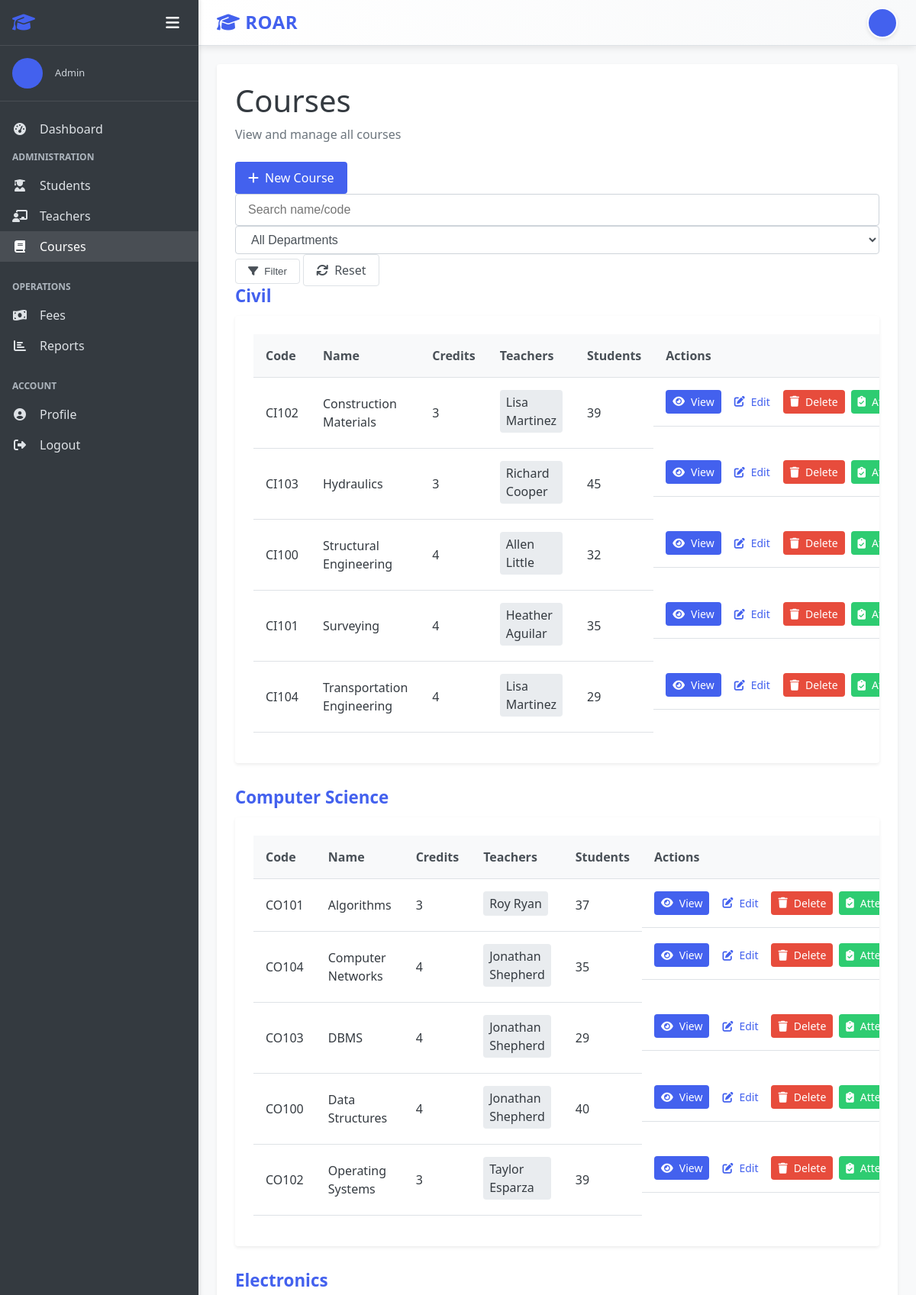
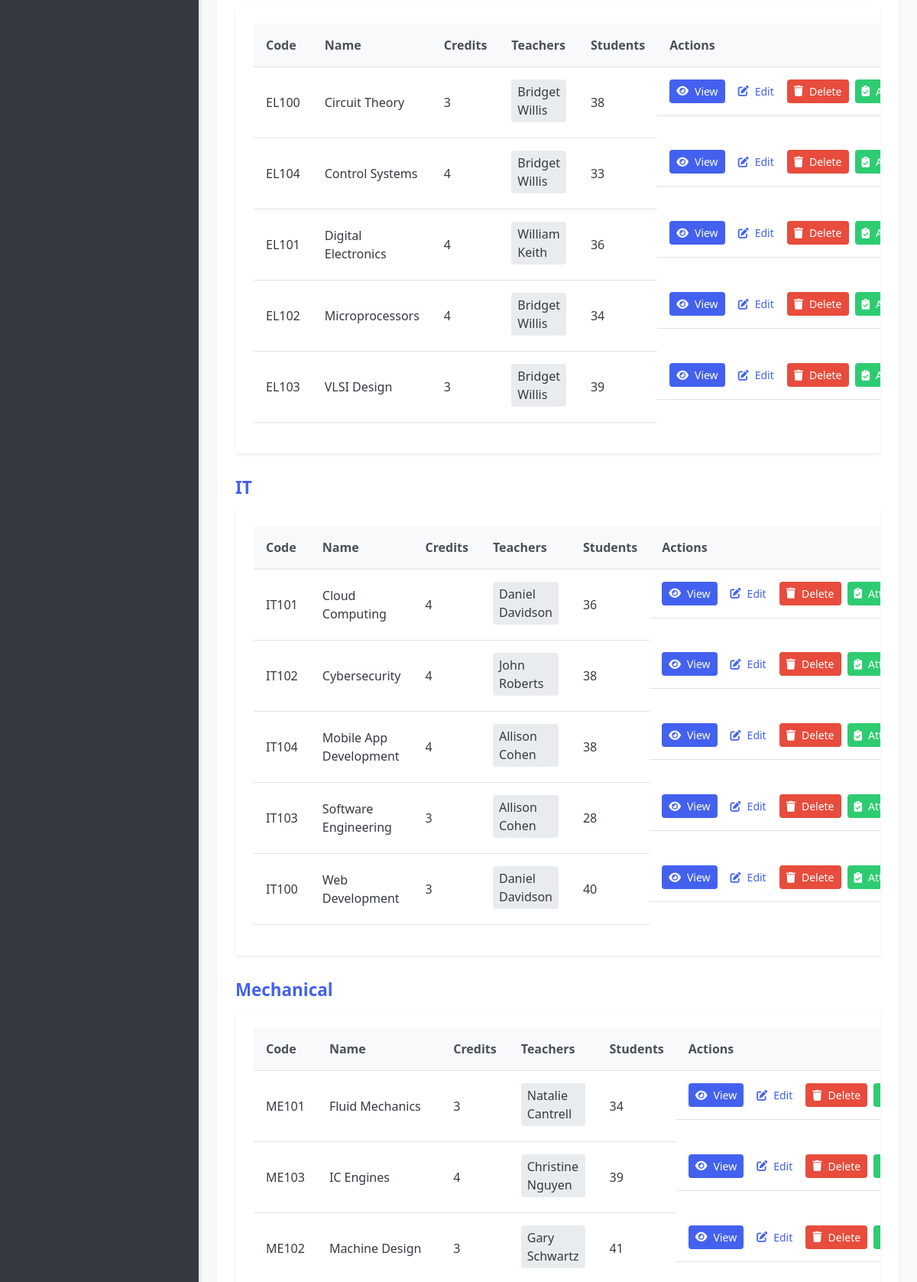
Screenshot of /courses/ (signed in, upper part) with the database file from the repository (2 pictures, top to bottom).
### accounts/models.py (models this page shows, shortened)
class User(AbstractUser):
    USER_TYPE_CHOICES = (
        ('admin', 'Admin'),
        ('teacher', 'Teacher'),
        ('student', 'Student'),
    )
    user_type = models.CharField(max_length=10, choices=USER_TYPE_CHOICES, default='student')
    profile_pic = models.ImageField(upload_to='profile_pics/', null=True, blank=True)
    address = models.TextField(null=True, blank=True)
    mobile = models.CharField(max_length=15, null=True, blank=True)
    department = models.ForeignKey(Department, on_delete=models.CASCADE,default=None ,null=True, blank=True)
    @property
    def is_admin(self):
        return self.user_type == 'admin'
    @property
    def is_teacher(self):
        return self.user_type == 'teacher'
    @property
    def is_student(self):
        return self.user_type == 'student'

### courses/models.py (models this page shows, shortened)
class Course(models.Model):
    name = models.CharField(max_length=100)
    code = models.CharField(max_length=20, unique=True)
    description = models.TextField(null=True, blank=True)
    credits = models.PositiveIntegerField(default=3)
    teachers = models.ManyToManyField(Teacher, related_name='courses')
    created_at = models.DateTimeField(auto_now_add=True)
    updated_at = models.DateTimeField(auto_now=True)
    department = models.ForeignKey(Department, on_delete=models.CASCADE, null=True, blank=True)
    class Meta:
        ordering = ['name']

### department/models.py (models this page shows, shortened)
class Department(models.Model):
    name = models.CharField(max_length=100, unique=True)

### teachers/models.py (models this page shows, shortened)
class Teacher(models.Model):
    user = models.OneToOneField(User, on_delete=models.CASCADE, related_name='teacher_profile')
    teacher_id = models.CharField(max_length=20, unique=True)
    date_of_birth = models.DateField(null=True, blank=True)
    gender = models.CharField(max_length=10, choices=(('male', 'Male'), ('female', 'Female'), ('other', 'Other')))
    qualification = models.CharField(max_length=100, null=True, blank=True)
    experience = models.PositiveIntegerField(default=0, help_text='Experience in years')
    date_joined = models.DateField(auto_now_add=True)
    salary = models.DecimalField(max_digits=10, decimal_places=2, null=True, blank=True)
    class Meta:
        ordering = ['user__first_name', 'user__last_name']

### courses/views.py (the view)
# urls.py: path('', views.CourseListView.as_view(), name='course_list'),
class CourseListView(LoginRequiredMixin, ListView):
    model = Course
    template_name = 'courses/course_list.html'
    context_object_name = 'courses'
    paginate_by = None  # No pagination for grouped view
    def get_queryset(self):
        qs = Course.objects.select_related("department").prefetch_related("teachers", "enrollments")
        dept = self.request.GET.get("department", "all")
        if dept != "all":
            qs = qs.filter(department_id=dept)
        search = self.request.GET.get("search", "")
        if search:
            qs = qs.filter(
                Q(name__icontains=search) |
                Q(code__icontains=search)
            )
        return qs.order_by("department__name", "name")
    def get_context_data(self, **kwargs):
        context = super().get_context_data(**kwargs)
        courses = context["courses"]
        from department.models import Department
        grouped = {}
        for course in courses:
            dept = course.department.name if course.department else "Others"
            grouped.setdefault(dept, []).append(course)
        context["grouped_courses"] = grouped
        context["departments"] = Department.objects.all()
        context["selected_department"] = self.request.GET.get("department", "all")
        context["search_query"] = self.request.GET.get("search", "")
        return context

### templates/courses/course_list.html (shortened to what this page needs)
{% extends "base.html" %}
{% block content %}
<div class="dashboard-header">
    <h1>Courses</h1>
    <p>View and manage all courses</p>
</div>
<div class="action-bar">
    {% if user.is_admin %}
    <a href="{% url 'course_create' %}" class="btn btn-primary">
        <i class="fas fa-plus"></i> New Course
    </a>
    {% endif %}
    <form method="get" class="filter-form">
        <input type="text" name="search" placeholder="Search name/code"
               class="form-control" value="{{ search_query }}">
        <select name="department" class="form-control">
            <option value="all" {% if selected_department == "all" %}selected{% endif %}>All Departments</option>
        </select>
        <button class="btn btn-outline"><i class="fas fa-filter"></i> Filter</button>
        <a href="{% url 'course_list' %}" class="btn btn-outline">
            <i class="fas fa-sync"></i> Reset
        </a>
    </form>
</div>
{% for dept, course_list in grouped_courses.items %}
<div class="department-section">
    <h2 class="dept-title">{{ dept }}</h2>
    <div class="card">
        <div class="card-body">
            <table class="table">
                <thead>
                    <tr>
                        <th>Code</th>
                        <th>Name</th>
                        <th>Credits</th>
                        <th>Teachers</th>
                        <th>Students</th>
                        <th>Actions</th>
                    </tr>
                </thead>
                <tbody>
                    {% for course in course_list %}
                    <tr>
                        <td>{{ course.code }}</td>
                        <td>{{ course.name }}</td>
                        <td>{{ course.credits }}</td>
                        <td>
                            {% for t in course.teachers.all %}
                            <span class="teacher-badge">{{ t.user.get_full_name }}</span>
                            {% empty %}
                            <span class="text-muted">None</span>
                            {% endfor %}
                        </td>
                        <td>{{ course.enrollments.count }}</td>
                        <td class="table-actions">
                            <a href="{% url 'course_detail' course.id %}" class="btn btn-sm btn-primary">
                                <i class="fas fa-eye"></i> View
                            </a>
                            {% if user.is_admin %}
                            <a href="{% url 'course_update' course.id %}" class="btn btn-sm btn-warning">
                                <i class="fas fa-edit"></i> Edit
                            </a>
                            <a href="{% url 'course_delete' course.id %}" class="btn btn-sm btn-danger">
                                <i class="fas fa-trash"></i> Delete
                            </a>
                            {% endif %}
                            {% if user.is_admin or user.is_teacher %}
                            <a href="{% url 'attendance_record_create' %}?course={{ course.id }}"
                               class="btn btn-sm btn-success">
                                <i class="fas fa-clipboard-check"></i> Attendance
                            </a>
                            {% endif %}
                        </td>
                    </tr>
                    {% endfor %}
                </tbody>
            </table>
        </div>
    </div>
</div>
{% empty %}
<div class="empty-state">
    <p>No courses available.</p>
</div>
{% endfor %}
{% endblock %}

### templates/base.html (shortened to what this page needs)
<!DOCTYPE html>
<html lang="en">
<head>
    <link rel="stylesheet" href="/static/css/style.css">
    <link rel="stylesheet" href="https://cdnjs.cloudflare.com/ajax/libs/font-awesome/6.4.0/css/all.min.css">
</head>
<body>
    <div class="app-container {% if not user.is_authenticated %}auth-page{% endif %}">
        {% if user.is_authenticated %}
        <aside class="sidebar">
            <div class="sidebar-header">
                <h2><i class="fas fa-graduation-cap"></i> </h2>
                <div class="sidebar-controls">
                    <button class="sidebar-toggle" id="sidebarToggle">
                        <i class="fas fa-bars"></i>
                    </button>
                </div>
            </div>
            <div class="sidebar-user">
                {% if user.profile_pic %}
                    <img src="{{ user.profile_pic.url }}" alt="{{ user.get_full_name }}" class="user-avatar">
                {% else %}
                    <div class="user-avatar-placeholder">
                    </div>
                {% endif %}
                <div class="user-info">
                    <p class="user-role">{{ user.get_user_type_display }}</p>
                </div>
            </div>
            <nav class="sidebar-nav">
                <ul>
                    <li><a href="{% url 'dashboard' %}" class="{% if request.path == '/' %}active{% endif %}">
                        <i class="fas fa-tachometer-alt"></i> <span class="menu-text">Dashboard</span>
                    </a></li>
                    {% if user.is_admin %}
                    <li class="nav-section">
                        <span class="nav-section-title">Administration</span>
                        <ul>
                            <li><a href="{% url 'student_list' %}" class="{% if '/students/' in request.path %}active{% endif %}">
                                <i class="fas fa-user-graduate"></i> <span class="menu-text">Students</span>
                            </a></li>
                            <li><a href="{% url 'teacher_list' %}" class="{% if '/teachers/' in request.path %}active{% endif %}">
                                <i class="fas fa-chalkboard-teacher"></i> <span class="menu-text">Teachers</span>
                            </a></li>
                            <li><a href="{% url 'course_list' %}" class="{% if '/courses/' in request.path %}active{% endif %}">
                                <i class="fas fa-book"></i> <span class="menu-text">Courses</span>
                            </a></li>
                        </ul>
                    </li>
                    <li class="nav-section">
                        <span class="nav-section-title">Operations</span>
                        <ul>
                            <li><a href="{% url 'fee_invoice_list' %}" class="{% if '/fees/' in request.path %}active{% endif %}">
                                <i class="fas fa-money-bill-wave"></i> <span class="menu-text">Fees</span>
                            </a></li>
                            <li><a href="{% url 'report_dashboard' %}" class="{% if '/reports/' in request.path %}active{% endif %}">
                                <i class="fas fa-chart-bar"></i> <span class="menu-text">Reports</span>
                            </a></li>
                        </ul>
                    </li>
                    {% endif %}
                    <li class="nav-section">
                        <span class="nav-section-title">Account</span>
                        <ul>
                            <li><a href="{% url 'profile' %}">
                                <i class="fas fa-user-circle"></i> <span class="menu-text">Profile</span>
                            </a></li>
                            <li><a href="{% url 'logout' %}">
                                <i class="fas fa-sign-out-alt"></i> <span class="menu-text">Logout</span>
                            </a></li>
                        </ul>
                    </li>
                </ul>
            </nav>
        </aside>
        {% endif %}
        <main class="main-content {% if not user.is_authenticated %}auth-main{% endif %}">
            {% if user.is_authenticated %}
            <header class="main-header">
                <div class="header-left">
                    <h1><i class="fas fa-graduation-cap"></i> ROAR</h1>
                </div>
                <div class="header-right">
                    <div class="header-user">
                        <a href="{% url 'profile' %}" class="user-profile-link">
                            {% if user.profile_pic %}
                            <img src="{{ user.profile_pic.url }}" alt="{{ user.get_full_name }}" class="user-avatar-small">
                            {% else %}
                            <div class="user-avatar-small-placeholder">
                            </div>
                            {% endif %}
                        </a>
                    </div>
                </div>
            </header>
            {% endif %}
            <div class="content-wrapper">
                <div class="content">
                    {% block content %}{% endblock %}
                </div>
            </div>
        </main>
    </div>
</body>
</html>

### templates/courses/course_list.html (style rules this page uses)
.department-section { margin-bottom: 2rem; }
.dept-title { margin-bottom: 0.75rem; font-size: 1.4rem; font-weight: 700; color: var(--primary-color); }
.teacher-badge { display: inline-block; background-color: var(--gray-200); padding: 0.25rem 0.5rem; border-radius: 0.25rem; margin-bottom: 0.25rem; }
.table-actions { white-space: nowrap; }

### rows the page displays
User: user_type "Admin"
Course: name "Civil", code "CI102", name "Construction Materials", credits "3", enrollments.count "39"
Teacher: user.get_full_name "Lisa Martinez"
Course: code "CI103", name "Hydraulics", credits "3", enrollments.count "45"
Teacher: user.get_full_name "Richard Cooper"
Course: code "CI100", name "Structural Engineering", credits "4", enrollments.count "32"
Teacher: user.get_full_name "Allen Little"
Course: code "CI101", name "Surveying", credits "4", enrollments.count "35"
Teacher: user.get_full_name "Heather Aguilar"
Course: code "CI104", name "Transportation Engineering", credits "4", enrollments.count "29"
Course: name "Computer Science", code "CO101", name "Algorithms", credits "3", enrollments.count "37"
Teacher: user.get_full_name "Roy Ryan"
Course: code "CO104", name "Computer Networks", credits "4", enrollments.count "35"
Teacher: user.get_full_name "Jonathan Shepherd"
Course: code "CO103", name "DBMS", credits "4", enrollments.count "29"
Course: code "CO100", name "Data Structures", credits "4", enrollments.count "40"
Course: code "CO102", name "Operating Systems", credits "3", enrollments.count "39"
Teacher: user.get_full_name "Taylor Esparza"
Course: name "Electronics", code "EL100", name "Circuit Theory", credits "3", enrollments.count "38"
Teacher: user.get_full_name "Bridget Willis"
Course: code "EL104", name "Control Systems", credits "4", enrollments.count "33"
Course: code "EL101", name "Digital Electronics", credits "4", enrollments.count "36"
Teacher: user.get_full_name "William Keith"
Course: code "EL102", name "Microprocessors", credits "4", enrollments.count "34"
Course: code "EL103", name "VLSI Design", credits "3", enrollments.count "39"
Course: name "IT", code "IT101", name "Cloud Computing", credits "4", enrollments.count "36"
Teacher: user.get_full_name "Daniel Davidson"
Course: code "IT102", name "Cybersecurity", credits "4", enrollments.count "38"
Teacher: user.get_full_name "John Roberts"
Course: code "IT104", name "Mobile App Development", credits "4", enrollments.count "38"
Teacher: user.get_full_name "Allison Cohen"
Course: code "IT103", name "Software Engineering", credits "3", enrollments.count "28"
Course: code "IT100", name "Web Development", credits "3", enrollments.count "40"
Course: name "Mechanical", code "ME101", name "Fluid Mechanics", credits "3", enrollments.count "34"
Teacher: user.get_full_name "Natalie Cantrell"
Course: code "ME103", name "IC Engines", credits "4", enrollments.count "39"
Teacher: user.get_full_name "Christine Nguyen"
Course: code "ME102", name "Machine Design", credits "3", enrollments.count "41"
Teacher: user.get_full_name "Gary Schwartz"
